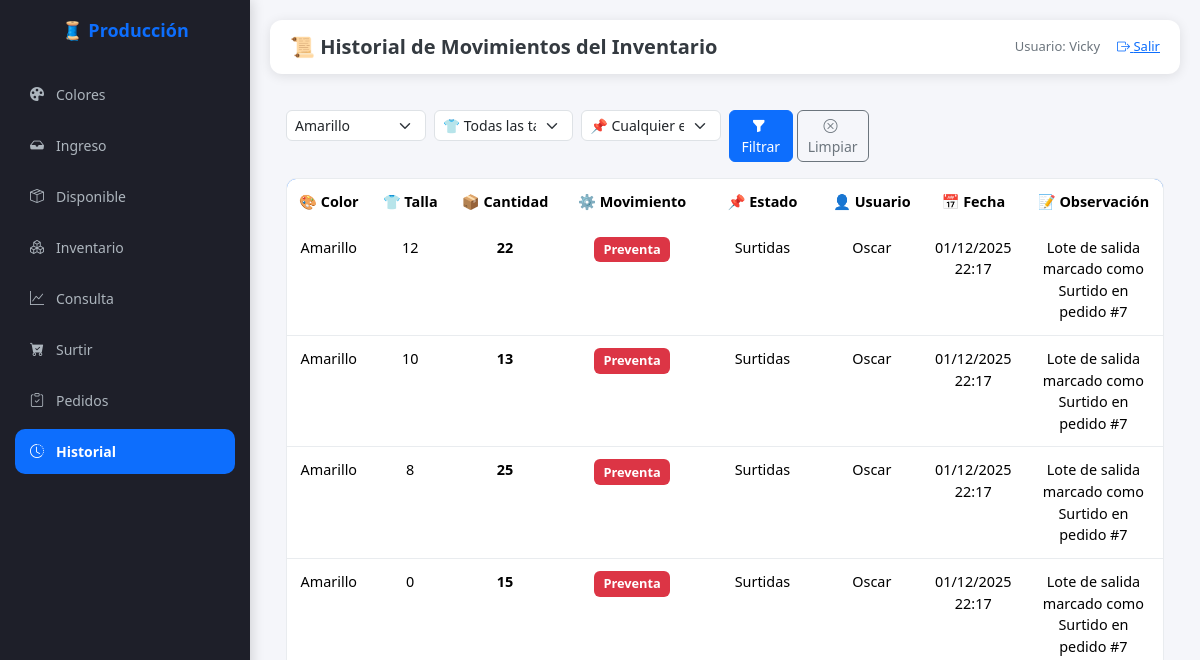
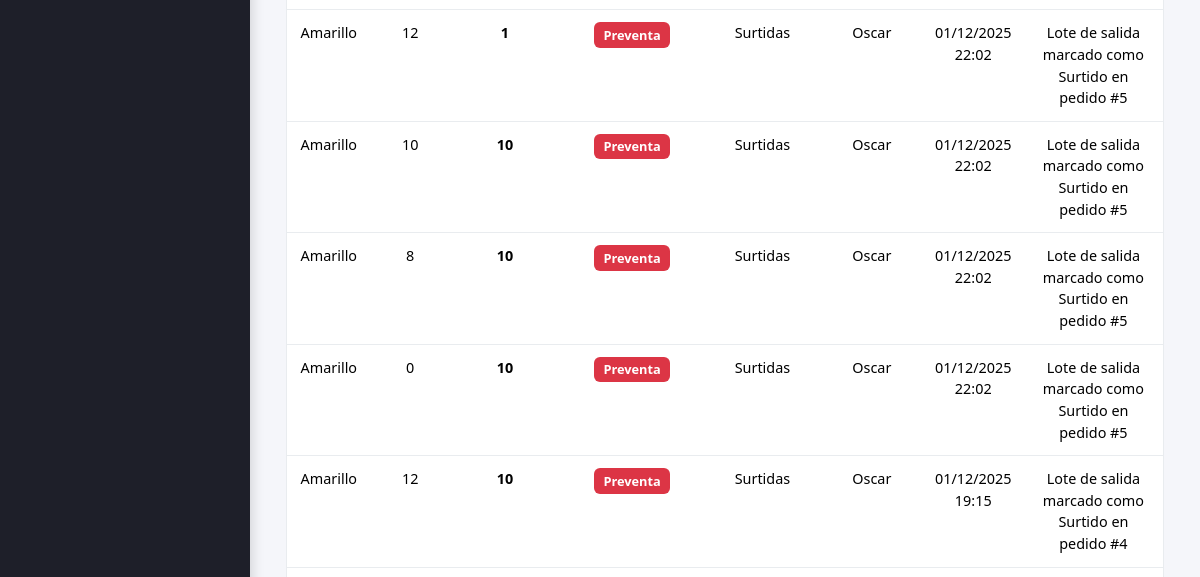
Before: /ver_historial_inventario?color_id=6 (signed in, upper part) with the older database file (2 pictures, top to bottom).
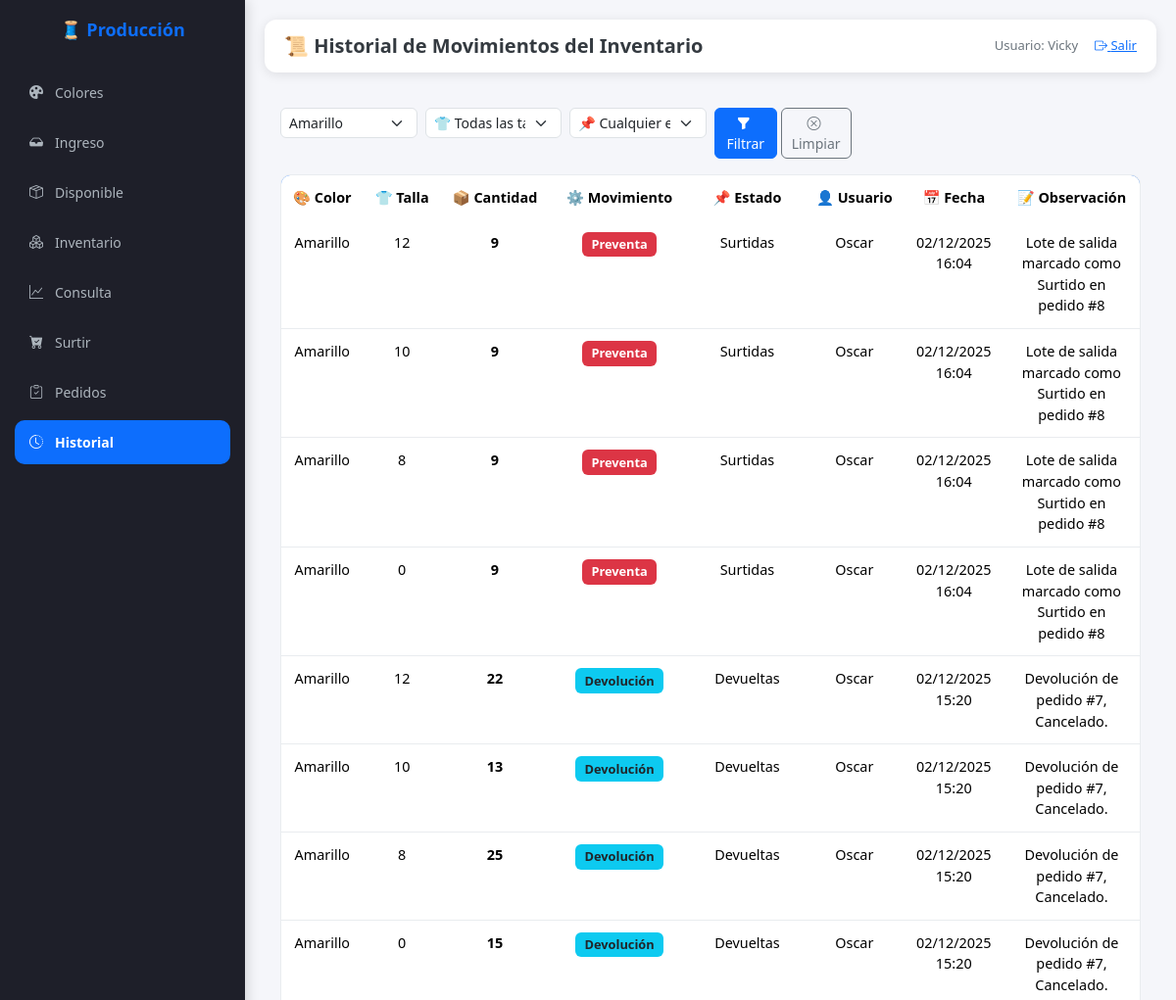
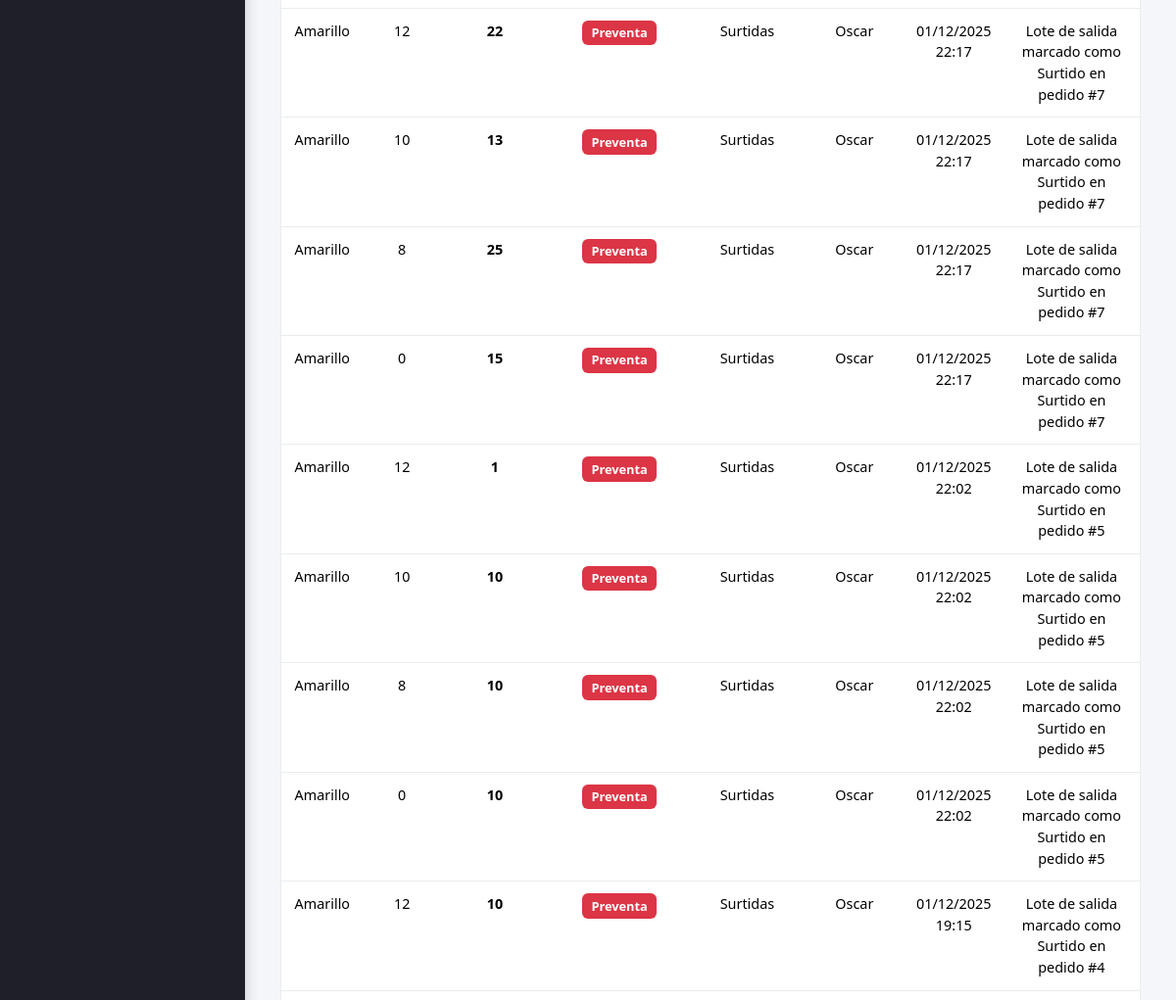
After: the same page with the newer database file (2 pictures, top to bottom).
### modelos.py (models this page shows, shortened)
class HistorialInventario(db.Model):
    __tablename__ = "historial_inventario"
    id = db.Column(db.Integer, primary_key=True)
    inventario_id = db.Column(db.Integer, db.ForeignKey("inventario.id", ondelete="CASCADE"))
    tipo_movimiento = db.Column(
        db.Enum("Recepción Producción", "Ingreso Manual", "Devolución", "Ajuste Alta", "Ajuste Baja", "Salidas", "Preventa", "Ventas"),
        nullable=False
    )
    cantidad_historial = db.Column(db.Integer, nullable=False)
    status_id = db.Column(db.Integer, db.ForeignKey("status.id"), nullable=False)
    fecha_movimiento = db.Column(db.DateTime, default=fecha_local_tijuana, nullable=False)
    usuario = db.Column(db.String(50), default="sistema")
    observaciones = db.Column(db.Text, nullable=True)
    inventario = db.relationship("Inventario", back_populates="movimientos")
    status = db.relationship("Status")

class Color(db.Model):
    __tablename__ = "color"
    id = db.Column(db.Integer, primary_key=True)
    nombre = db.Column(db.String(50), unique=True, nullable=False)
    cortes = db.relationship("Corte", back_populates="color")  # 🔥 aquí
    inventarios = db.relationship("Inventario", back_populates="color")  # 🆕 aquí

class Talla(db.Model):
    __tablename__ = "talla"
    id = db.Column(db.Integer, primary_key=True)
    nombre = db.Column(db.String(10), unique=True, nullable=False)
    costo = db.Column(db.Float, nullable=False, default=0.0)
    producciones = db.relationship("Produccion", back_populates="talla")

class Status(db.Model):
    __tablename__ = "status"
    id = db.Column(db.Integer, primary_key=True)
    nombre = db.Column(db.String(20), unique=True, nullable=False)
    descripcion = db.Column(db.String(100), nullable=True)
    fase = db.Column(db.String(20), nullable=True)

### app.py (the view)
@app.route("/ver_historial_inventario")
@login_requerido
def ver_historial_inventario():
    color_id = request.args.get("color_id", "")
    talla_id = request.args.get("talla_id", "")
    estado_id = request.args.get("estado", "")
    page = request.args.get("page", 1, type=int)
    per_page = 50  # 👉 Número de filas por página (ajústalo si quieres)
    colores = Color.query.all()
    tallas = Talla.query.all()
    estados = Status.query.filter(Status.fase == "Inventario").order_by(Status.id).all()
    movimientos = (
        db.session.query(HistorialInventario)
        .join(Inventario)
        .join(Status)
    )
    if color_id:
        movimientos = movimientos.filter(Inventario.color_id == int(color_id))
    if talla_id:
        movimientos = movimientos.filter(Inventario.talla_id == int(talla_id))
    if estado_id:
        movimientos = movimientos.filter(HistorialInventario.status_id == int(estado_id))
    movimientos = movimientos.order_by(
        HistorialInventario.fecha_movimiento.desc()
    ).paginate(page=page, per_page=per_page)
    return render_template(
        "ver_historial_inventario.html",
        movimientos=movimientos,
        colores=colores,
        tallas=tallas,
        estados=estados,
        color_seleccionado=color_id,
        talla_seleccionada=talla_id,
        estado_seleccionado=estado_id
    )

### app.py (called while the page is built)
def login_requerido(f):
    @wraps(f)
    def decorador(*args, **kwargs):
        if "usuario" not in session:
            flash("⚠️ Debes iniciar sesión para acceder a esta sección.", "warning")
            return redirect(url_for("login"))
        return f(*args, **kwargs)
    return decorador

### templates/ver_historial_inventario.html (shortened to what this page needs)
{% extends "base.html" %}
{% block header %}📜 Historial de Movimientos del Inventario{% endblock %}
{% block content %}
<div class="historial-container">
    <form class="row g-2 mb-3" method="GET" action="{{ url_for('ver_historial_inventario') }}">
        <div class="col-12 col-md-2">
            <select name="color_id" class="form-select form-select-sm select-filtro">
                {% for c in colores %}
                    <option value="{{ c.id }}" {% if color_seleccionado == c.id|string %}selected{% endif %}>{{ c.nombre }}</option>
                {% endfor %}
            </select>
        </div>
        <div class="col-12 col-md-2">
            <select name="talla_id" class="form-select form-select-sm select-filtro">
                <option value="">👕 Todas las tallas</option>
            </select>
        </div>
        <div class="col-12 col-md-2">
            <select name="estado" class="form-select form-select-sm select-filtro">
                <option value="">📌 Cualquier estado</option>
            </select>
        </div>
        <div class="col-12 col-md-2 d-flex gap-1">
            <button class="btn btn-primary btn-sm btn-filtro flex-fill" type="submit">
                <i class="bi bi-funnel-fill me-1"></i> Filtrar
            </button>
            <a href="{{ url_for('ver_historial_inventario') }}" class="btn btn-outline-secondary btn-sm btn-filtro flex-fill">
                <i class="bi bi-x-circle me-1"></i> Limpiar
            </a>
        </div>
    </form>
    {% if movimientos %}
    <div class="tabla-wrapper">
        <table class="table table-hover tabla-historial">
            <thead>
                <tr>
                    <th>🎨 Color</th>
                    <th>👕 Talla</th>
                    <th>📦 Cantidad</th>
                    <th>⚙️ Movimiento</th>
                    <th>📌 Estado</th>
                    <th>👤 Usuario</th>
                    <th>📅 Fecha</th>
                    <th>📝 Observación</th>
                </tr>
            </thead>
            <tbody>
                {% for m in movimientos %}
                <tr>
                    <td>{{ m.inventario.color.nombre }}</td>
                    <td>{{ m.inventario.talla.nombre }}</td>
                    <td class="fw-bold">{{ m.cantidad_historial }}</td>
                    <td>
                        {% if m.tipo_movimiento == "Recepción Producción" %}
                            <span class="badge bg-success">{{ m.tipo_movimiento }}</span>
                        {% elif m.tipo_movimiento == "Ingreso Manual" %}
                            <span class="badge bg-primary">{{ m.tipo_movimiento }}</span>
                         {% elif m.tipo_movimiento == "Devolución" %}
                            <span class="badge bg-info text-dark">{{ m.tipo_movimiento }}</span>
                        {% elif m.tipo_movimiento == "Ajuste Alta" %}
                            <span class="badge bg-warning text-dark">{{ m.tipo_movimiento }}</span>
                        {% elif m.tipo_movimiento == "Ajuste Baja" %}
                            <span class="badge bg-warning text-dark">{{ m.tipo_movimiento }}</span>
                        {% elif m.tipo_movimiento == "Salidas" %}
                            <span class="badge bg-warning text-dark">{{ m.tipo_movimiento }}</span>
                        {% elif m.tipo_movimiento == "Ventas" %}
                            <span class="badge bg-warning text-dark">{{ m.tipo_movimiento }}</span>
                        {% else %}
                            <span class="badge bg-danger">{{ m.tipo_movimiento }}</span>
                        {% endif %}
                    </td>
                    <td>{{ m.status.nombre }}</td>
                    <td>{{ m.usuario }}</td>
                    <td>{{ m.fecha_movimiento.strftime('%d/%m/%Y %H:%M') }}</td>
                    <td>{{ m.observaciones or '-' }}</td>
                </tr>
                {% endfor %}
            </tbody>
        </table>
    </div>
    {% endif %}
</div>
{% endblock %}

Changed rows visible on the page:
added HistorialInventario: inventario.color.nombre "Amarillo", inventario.talla.nombre "12", cantidad_historial "9", tipo_movimiento "Preventa", status.nombre "Surtidas", usuario "Oscar", fecha_movimiento "02/12/2025 16:04", observaciones "Lote de salida marcado como Surtido en pedido #8"
added HistorialInventario: inventario.color.nombre "Amarillo", inventario.talla.nombre "10", cantidad_historial "9", tipo_movimiento "Preventa", status.nombre "Surtidas", usuario "Oscar", fecha_movimiento "02/12/2025 16:04", observaciones "Lote de salida marcado como Surtido en pedido #8"
added HistorialInventario: inventario.color.nombre "Amarillo", inventario.talla.nombre "8", cantidad_historial "9", tipo_movimiento "Preventa", status.nombre "Surtidas", usuario "Oscar", fecha_movimiento "02/12/2025 16:04", observaciones "Lote de salida marcado como Surtido en pedido #8"
added HistorialInventario: inventario.color.nombre "Amarillo", inventario.talla.nombre "0", cantidad_historial "9", tipo_movimiento "Preventa", status.nombre "Surtidas", usuario "Oscar", fecha_movimiento "02/12/2025 16:04", observaciones "Lote de salida marcado como Surtido en pedido #8"
added HistorialInventario: inventario.color.nombre "Amarillo", inventario.talla.nombre "12", cantidad_historial "22", tipo_movimiento "Devolución", status.nombre "Devueltas", usuario "Oscar", fecha_movimiento "02/12/2025 15:20", observaciones "Devolución de pedido #7, Cancelado."
added HistorialInventario: inventario.color.nombre "Amarillo", inventario.talla.nombre "10", cantidad_historial "13", tipo_movimiento "Devolución", status.nombre "Devueltas", usuario "Oscar", fecha_movimiento "02/12/2025 15:20", observaciones "Devolución de pedido #7, Cancelado."
added HistorialInventario: inventario.color.nombre "Amarillo", inventario.talla.nombre "8", cantidad_historial "25", tipo_movimiento "Devolución", status.nombre "Devueltas", usuario "Oscar", fecha_movimiento "02/12/2025 15:20", observaciones "Devolución de pedido #7, Cancelado."
added HistorialInventario: inventario.color.nombre "Amarillo", inventario.talla.nombre "0", cantidad_historial "15", tipo_movimiento "Devolución", status.nombre "Devueltas", usuario "Oscar", fecha_movimiento "02/12/2025 15:20", observaciones "Devolución de pedido #7, Cancelado."
